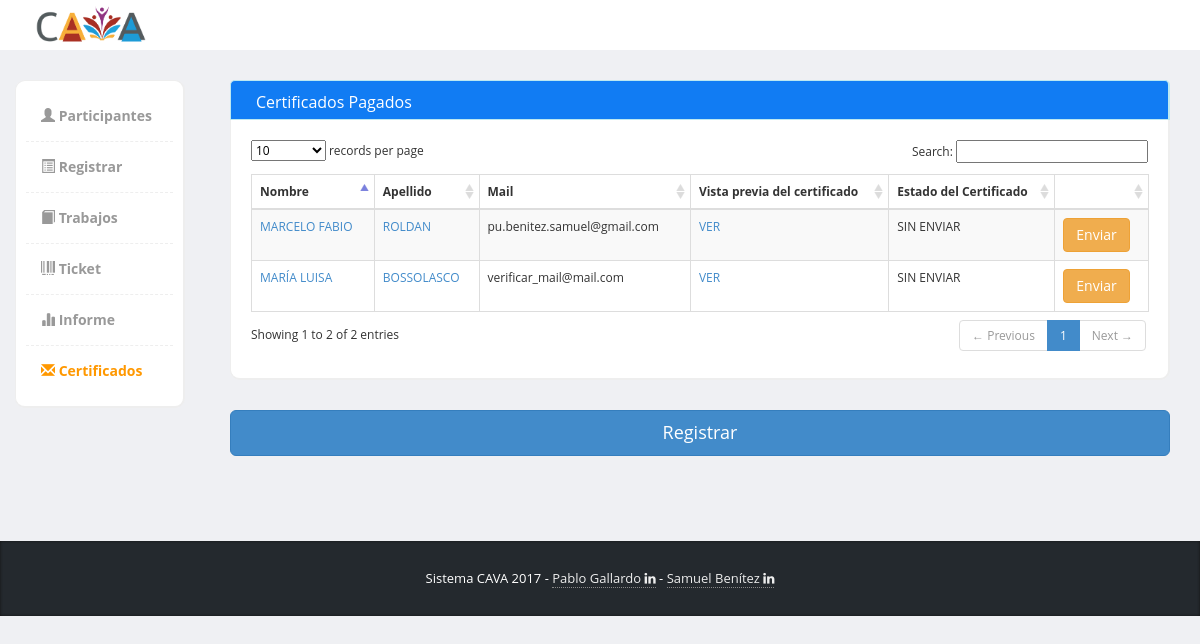
/index.php/certificados, run on the app's committed database.
### tables this page shows
CREATE TABLE `personas` (
  `id_persona` int(11) NOT NULL,
  `nombre` varchar(64) NOT NULL,
  `apellido` varchar(64) NOT NULL,
  `mail` varchar(100) NOT NULL,
  `id_rol` int(11) NOT NULL,
  `id_pais` int(11) NOT NULL
);

CREATE TABLE `estado_certificado` (
  `id_estado_certificado` int(11) NOT NULL,
  `estado_certificado` varchar(32) NOT NULL
);

### application/controllers/certificados.php (called while the page is built, shortened)
<?php
class Certificados extends CI_Controller {
	public function __construct(){
		$this->load->model('ticket_model');
		$this->load->model('certificados_model');
		$this->load->library('M_pdf');
		$this->load->library('my_phpmailer');
	}
	public function index()
	{
		$data['certificados_menu'] = TRUE;
		$this->load->view('commons/header_menu_view',$data);
		$d =$data['personas'] = $this->certificados_model->get();
		$this->load->view('certificados',$data);
		$this->load->view('commons/footer_view');
	}
}

### index.php (called while the page is built, shortened)
<?php
require_once BASEPATH.'core/CodeIgniter.php';

### application/models/certificados_model.php (called while the page is built, shortened)
<?php
class certificados_model extends CI_model {
	function get($id_ticket = null){
		$sql = "
				SELECT p.* , t.* , c.* ,e.* FROM personas p inner join
				ticket t on p.id_persona = t.id_persona
				left join certificados c on c.id_ticket = t.id_ticket
				left join estado_certificado e on e.id_estado_certificado = c.id_estado_certificado
				where t.id_estado = 3
			  ";
		$query = $this->db->query($sql);
		return $query->result();
	}
}

### application/views/certificados.php (the view, shortened to what this page needs)
<div class="col-md-12 panel-info">
			  			<div class="content-box-header panel-heading">
		  					<div class="panel-title ">Certificados Pagados</div>
			  			</div>
			  			<div class="content-box-large box-with-header">
			  				<table cellpadding="0" cellspacing="0" border="0" class="table table-striped table-bordered" id="example">
								<thead>
									<tr>
										<th>Nombre</th>
										<th>Apellido</th>
										<th>Mail</th>
										<th>Vista previa del certificado</th>
										<th>Estado del Certificado</th>
										<th></th>
									</tr>
								</thead>
								<tbody>
									<?php foreach ($personas as $persona):?>
									<tr class="odd gradeX">
										<td><a href="<?=base_url('bono')?><?='/pagos/'.$persona->id_persona?>"><?=strtoupper($persona->nombre)?></a></td>
										<td><a href="<?=base_url('bono')?><?='/pagos/'.$persona->id_persona?>"><?=strtoupper($persona->apellido)?></a></td>
										<td class="center"><?=$persona->mail?></td>
										<td class="center"><a target="_blank" href="<?=base_url('certificados/vista_previa/')?><?=$persona->id_ticket?>">VER</a></td>
										<td class="center estado-td"><?=$persona->estado_certificado?></td>
										<td class="center">
											<?php if($persona->id_estado_certificado == 1): ?>
												<a data-id-ticket="<?=$persona->id_ticket?>" class="btn btn-warning enviar-mail">Enviar</a>
											<?php else: ?>
												<a class="btn btn-success">Enviado</a>
											<?php endif; ?>
										</td>
									</tr>
									<?php endforeach; ?>
								</tbody>
							</table>
						</div>
						<div class="row">
							<div class="col-md-12">
								<a href="<?=base_url('registro')?>" class="btn btn-lg btn-block btn-primary">Registrar</a>
							</div>
						</div>
</div>

### assets/template/css/styles.css (style rules this page uses)
.panel-info>.panel-heading { color: #ffffff; background-color: #117cf3; border-color: #bce8f1; }
body { font-family: 'Open Sans', sans-serif; background-color: #f7f7f7; position: relative; margin: 0px; font-size: 12px; padding: 0px; }
.content-box, .content-box-large { margin-bottom:30px; background:#fff; border-radius:10px; padding:10px; border-left:1px solid #eee; border-top:1px solid #eee; border-right:2px solid #eee; border-bottom:2px solid #eee; }
.content-box-large { padding: 20px; }
.box-with-header { border-top: none; border-top-left-radius:0px; border-top-right-radius:0px; }
.content-box-header { min-height: 40px; font-size: 16px; background:#f5f5f5; border-top-left-radius:5px; border-top-right-radius:5px; padding:10px; border-left:1px solid #eee; border-top:1px solid #eee; border-right:2px solid #eee; }
.content-box-header:after { clear:both; }
body { background-color: #eff0f3; }
.panel-heading>.panel-title, .content-box-header .panel-title { float: left; padding: 10px 15px; padding-top: 0px; }

### data on the page
personas: nombre "MARCELO FABIO", apellido "ROLDAN", mail "pu.benitez.samuel@gmail.com", estado_certificado.estado_certificado "SIN ENVIAR"
personas: nombre "MARÍA LUISA", apellido "BOSSOLASCO", mail "verificar_mail@mail.com", estado_certificado.estado_certificado "SIN ENVIAR"
